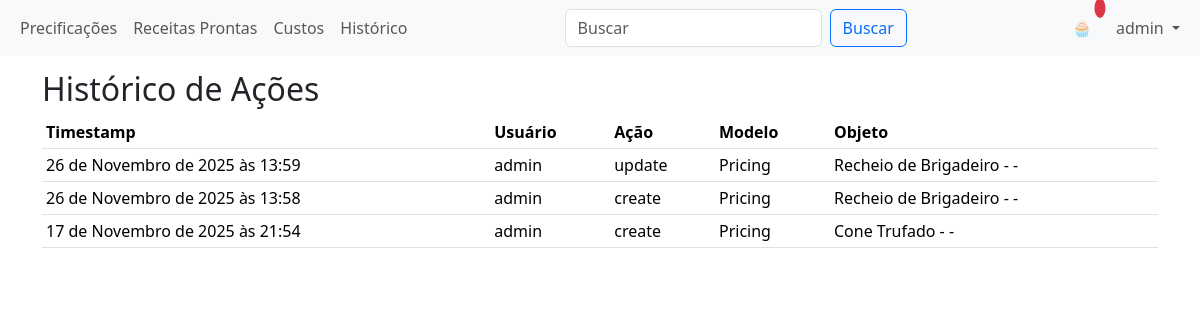
Screenshot of /histories/ (signed in) with the database file from the repository.
### app/models.py (models this page shows, shortened)
class History(models.Model):
	ACTIONS = (("create", "create"), ("update", "update"), ("delete", "delete"))
	user = models.ForeignKey(User, null=True, blank=True, on_delete=models.SET_NULL)
	action = models.CharField(max_length=10, choices=ACTIONS)
	model_name = models.CharField(max_length=120)
	object_repr = models.CharField(max_length=255)
	timestamp = models.DateTimeField(default=timezone.now)
	changes = models.JSONField(default=dict, blank=True)

### app/views.py (the view)
# urls.py: path('histories/', views.histories_view, name='histories'),
@login_required
def histories_view(request):
	logs = History.objects.all().order_by('-timestamp')[:200]
	return render(request, 'histories.html', {'logs': logs})

### templates/histories.html
{% extends 'base.html' %}
{% block content %}
<h2>Histórico de Ações</h2>
<table class="table table-sm">
  <thead><tr><th>Timestamp</th><th>Usuário</th><th>Ação</th><th>Modelo</th><th>Objeto</th></tr></thead>
  <tbody>
    {% for h in logs %}
    <tr>
      <td>{{ h.timestamp }}</td>
      <td>{{ h.user }}</td>
      <td>{{ h.action }}</td>
      <td>{{ h.model_name }}</td>
      <td>{{ h.object_repr }}</td>
    </tr>
    {% empty %}
    <tr><td colspan="5">Sem registros</td></tr>
    {% endfor %}
  </tbody>
</table>
{% endblock %}

### templates/base.html (shortened to what this page needs)
<!doctype html>
<html lang="pt-br">
  <head>
    <link href="https://cdn.jsdelivr.net/npm/bootstrap@5.3.2/dist/css/bootstrap.min.css" rel="stylesheet">
  </head>
  <body>
    <nav class="navbar navbar-expand-lg navbar-light bg-light fixed-top">
      <div class="container-fluid">
        <div class="collapse navbar-collapse" id="mainNav">
          <ul class="navbar-nav me-auto mb-2 mb-lg-0">
            {% if user.is_authenticated %}
            <li class="nav-item"><a class="nav-link" href="{% url 'pricing_list' %}">Precificações</a></li>
            <li class="nav-item"><a class="nav-link" href="{% url 'finished_recipe_list' %}">Receitas Prontas</a></li>
            <li class="nav-item"><a class="nav-link" href="{% url 'costs' %}">Custos</a></li>
            <li class="nav-item"><a class="nav-link" href="{% url 'histories' %}">Histórico</a></li>
            {% endif %}
          </ul>
          {% if user.is_authenticated %}
          <form class="d-flex me-2" method="get" action="{% url 'pricing_list' %}">
            <input class="form-control me-2" type="search" placeholder="Buscar" aria-label="Search" name="q" value="{{ request.GET.q|default:'' }}">
            <button class="btn btn-outline-primary" type="submit">Buscar</button>
          </form>
          {% endif %}
          <ul class="navbar-nav ms-auto mb-2 mb-lg-0 align-items-center">
            <li class="nav-item me-2">
              <a class="nav-link position-relative" href="#" title="Notificações">
                🧁
                <span class="badge bg-danger position-absolute top-0 start-100 translate-middle p-1 rounded-circle">&nbsp;</span>
              </a>
            </li>
            {% if user.is_authenticated %}
            <li class="nav-item dropdown">
              <a class="nav-link dropdown-toggle" href="#" id="userMenu" role="button" data-bs-toggle="dropdown" aria-expanded="false">
                {{ user.get_username }}
              </a>
            </li>
            {% else %}
            <li class="nav-item"><a class="nav-link" href="/admin/login/">Entrar</a></li>
            {% endif %}
          </ul>
        </div>
      </div>
    </nav>
    <div class="container">
      {% block content %}{% endblock %}
    </div>
  </body>
</html>

### templates/base.html (style rules this page uses)
body { padding-top: 70px; }

### rows the page displays
History: timestamp "26 de Novembro de 2025 às 13:59", user "admin", action "update", model_name "Pricing", object_repr "Recheio de Brigadeiro - -"
History: timestamp "26 de Novembro de 2025 às 13:58", user "admin", action "create", model_name "Pricing", object_repr "Recheio de Brigadeiro - -"
History: timestamp "17 de Novembro de 2025 às 21:54", user "admin", action "create", model_name "Pricing", object_repr "Cone Trufado - -"

### other values shown
{{ user.get_username }} "admin"
